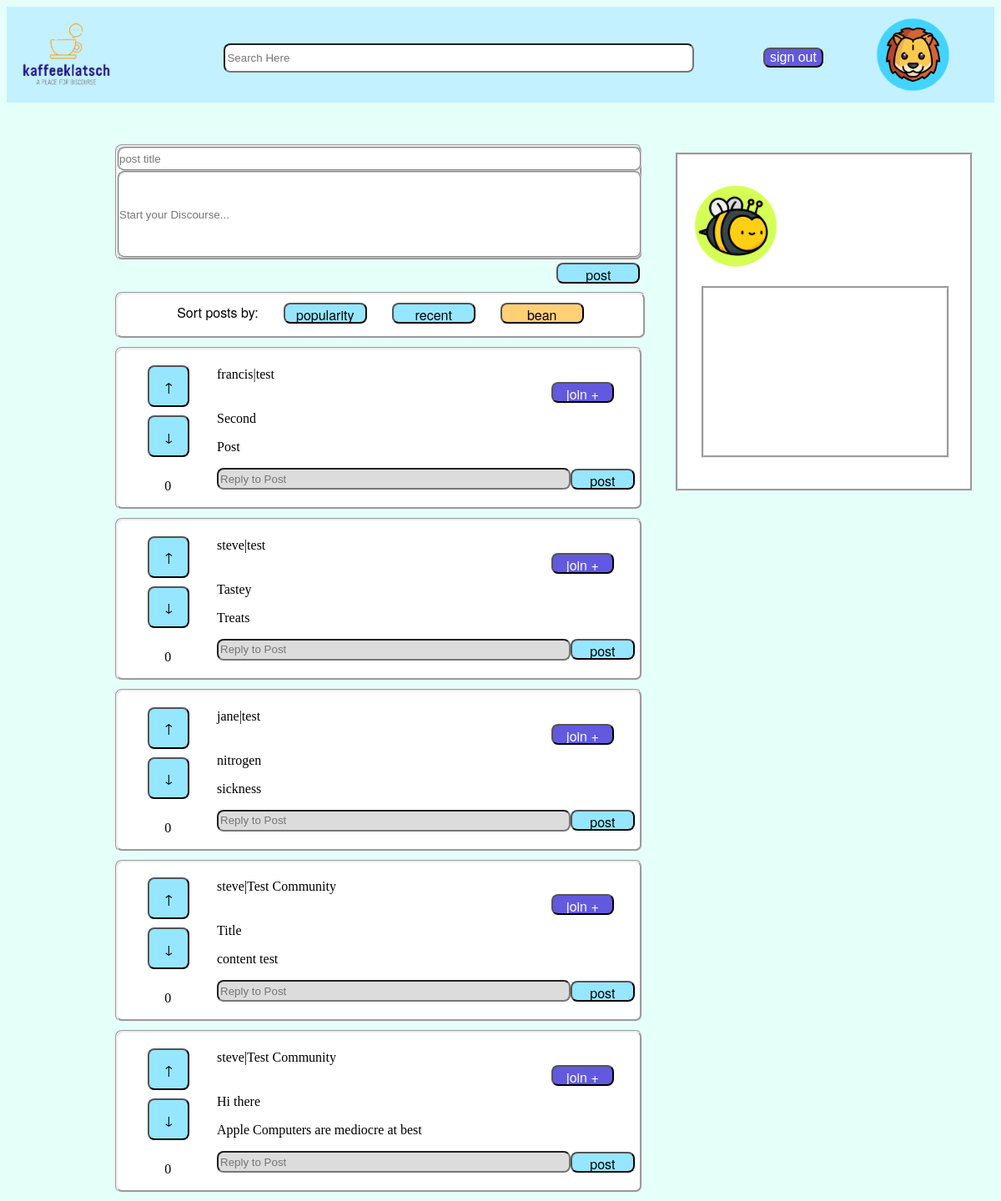
/communityPage (signed in), run on the app's committed database.
### kaffeeklatsch/models/models.py (models this page shows, shortened)
class User(db.Model, UserMixin):
    id = db.Column(db.Integer, nullable=False, primary_key=True, unique=True)
    username = db.Column(db.Text, db.ForeignKey('user_access.username'), nullable=False)
    tagline = db.Column(db.Text, db.ForeignKey('user_access.tagline'), nullable=True)
    date_joined = db.Column(db.Text, nullable=False)
    avatar = db.Column(db.Text, nullable=True)
    first_name = db.Column(db.Text, nullable=True)
    last_name = db.Column(db.Text, nullable=True)
    communities = db.Column(db.Text, nullable=True)
    users_following = db.Column(db.Text, nullable=True)
    tagline = db.Column(db.Text, nullable=True)
    date_joined = db.Column(db.Text, nullable=False)
    summary = db.Column(db.Text, nullable=True)

class Post(db.Model):
    title = db.Column(db.Text, nullable=False)
    content = db.Column(db.Text, nullable=False)
    posting_user = db.Column(db.Text, db.ForeignKey('user_access.username'), nullable=False)
    posted_date = db.Column(db.DateTime, nullable=False)
    community = db.Column(db.Text, nullable=False)
    UUID = db.Column(db.Integer, nullable=False, primary_key=True, unique=True)
    tally = db.Column(db.Integer, nullable=False)
    def __repr__(self):
        return f"""\nPost {self.UUID}:
        \t-author: {self.posting_user}
        \t-posted_date: {self.posted_date}
        \t-content: {self.content}
        \t-community: {self.community}
        """

### kaffeeklatsch/routes.py (the view)
@app.route('/communityPage', methods=['GET', 'POST'])
def communityPage():
  if request.method == 'POST':
    return redirect(url_for('feed'))
  sortPostForm = SortPostForm()
  replyForm = ReplyForm()
  makePostForm = MakePostForm()
  upVoteForm = UpVoteForm()
  upVoteHandler = UpVoteHandler()
  downVoteForm = DownVoteForm()
  downVoteHandler = DownVoteHandler()
  communityInfo = Community.query.filter_by(community_id=7).first()
  posts = Post.query.all()
  print(posts)
  userName = current_user.username
  userInfo = User.query.filter_by(username=userName).first()
  return render_template('community_page.html',
  makePostForm=makePostForm,
  sortPostForm=sortPostForm,
  replyForm=replyForm,
  posts=posts,
  communityInfo=communityInfo,
  upVoteForm=upVoteForm,
  downVoteForm=downVoteForm,
  userInfo=userInfo)

### kaffeeklatsch/forms/SortPostForm.py
class SortPostForm(FlaskForm):
    popularity = SubmitField('popularity')
    recent = SubmitField('recent')
    bean = SubmitField('bean')

### kaffeeklatsch/forms/ReplyForm.py
class ReplyForm(FlaskForm):
    post = SubmitField('post')
    join = SubmitField('join +')
    replyContent = StringField('reply', validators=[DataRequired(), Length(min=1, max=250)], render_kw={"placeholder": "Reply to Post"})

### kaffeeklatsch/models/models.py (called while the page is built)
@login_manager.user_loader
def load_user(username):
    return User.query.get(username)

### kaffeeklatsch/templates/community_page.html
{% extends 'base.html' %}
{% import 'make_post.html' as makePostTemplate %}
{% import 'sort_post.html' as sortPostTemplate %}
{% import 'post_reply.html' as post_reply %}
{% import 'community_profile_pane.html' as communityPaneTemplate %}
{% block addedCSS %}
<link rel="stylesheet" href="{{ url_for('static', filename='css/feed.css') }}" /> {% endblock %}
{% block search %}
<div class="search-container" id="search-container">
    <input id="search-input" type="search" id="form1" class="form-control" placeholder="Search Here"/>
</div>
{% endblock %}
{% block avatar %}
<a href="/profilepage"><img class="avatar" src="{{ url_for('static', filename='assets/imagefiles/Profile/'+ userInfo.avatar) }}" /></a>
<button onclick="document.location='logout'" class="button-style-credential">sign out</button>
{% endblock %}
{% block body %}
<div class="page">
    <body>
        <div class="content-view">
            <div class="post-pane">
                <form method="POST">
                    {{ makePostTemplate.make_post(makePostForm) }}
                    {{ sortPostTemplate.sort_post(sortPostForm) }}
                </form>
                {% for post in posts %}
                    {{ post_reply.post_reply(replyForm, upVoteForm, downVoteForm, post) }}
                {% endfor %}
            </div>
            <div>
                {{ communityPaneTemplate.community_profile_pane(communityInfo) }}
            </div>
    </body>
</div>
{% endblock %}

### kaffeeklatsch/templates/post_reply.html
{% macro post_reply(replyForm, upVoteForm, downVoteForm, postObject) %}
{% import 'post.html' as replyTemplate %}
<div>
    {{ replyTemplate.post(replyForm, upVoteForm, downVoteForm, postObject) }}
</div>
{% endmacro %}

### kaffeeklatsch/templates/post.html (shortened to what this page needs)
{% macro post(replyForm, upVoteForm, downVoteForm, postObject) %}
<link rel="stylesheet" href="{{ url_for('static', filename='css/post.css') }}" />
<div class="post-wrapper">
    <div class="vote-panel">
        <form action="" method="POST">
            {{ upVoteForm.upArrow(class="button-style-b make-button") }}
        </form>
        <form action="" method="POST">
            {{ downVoteForm.downArrow(class="button-style-b make-button") }}
        </form>
        <div class="post-tally">
            <p>{{ postObject.tally }}</p>
        </div>
    </div>
    <div class="post-panel">
        <div class="post-panel__top-line">
            <span class="owner-name">{{ postObject.posting_user }}</span> | <span class="community-content">{{ postObject.community }}</span>
        </div>
        {{ replyForm.join(class="button-style-a post-panel__join-button") }}
        <div class="post-panel__title-line">
            <span class="post-title">{{ postObject.title }}</span>
        </div>
        <div class="post-panel__post-content">
            <p class="post-content">{{ postObject.content }}</p>
        </div>
        <form action="" method="POST">
            <div class="post-panel__reply-line">
                {{ replyForm.replyContent(class="reply-content") }}
                {{ replyForm.post(class="button-style-b make-button") }}
            </div>
        </form>
    </div>
</div>
{% endmacro %}

### kaffeeklatsch/static/css/globalstylesheet.css (style rules this page uses)
body { background-color: #E5FFF9 }
.avatar { height: 100%; float: right; margin-right: 50px; }
.page { margin: 0px; height: 100vh; padding-top: 50px; }
.button-style-credential { border-radius: 8px; background-color: #6259df; font-size: medium; color: white; }
.button-style-a { width: 100px; height: 25px; top: 225px; border-radius: 8px; background-color: #6259df; font-family: "Helvetica Neue", "Arial", sans-serif; font-size: medium; color: white; }
.button-style-b { width: 100px; height: 25px; top: 225px; border-radius: 8px; background-color: #96E6FF; font-family: "Helvetica Neue", "Arial", sans-serif; font-size: medium; color: black; margin-left: 30px; }
.button-style-bean { width: 100px; height: 25px; top: 225px; border-radius: 8px; background-color: #FFD075; font-family: "Helvetica Neue", "Arial", sans-serif; font-size: medium; color: black; margin-left: 30px; }

### kaffeeklatsch/static/css/forms.css (style rules this page uses)
input { margin-bottom: 10px; border-radius: 8px; height: 25px; width: 230px; }

### kaffeeklatsch/static/css/feed.css (style rules this page uses)
.content-view { display: flex; }
.post-pane { display: inline-block; width: 60%; }
#search-container { display: inline-block; text-align: center; width: 60%; height: 80%; padding-top: 10px; }
#search-input { background-color: white; width: 80%; height: 45%; }

### kaffeeklatsch/static/css/sort_post.css (style rules this page uses)
#postContent { left: 10px; }

### kaffeeklatsch/static/css/make_post.css (style rules this page uses)
.make-post-wrapper .post-title { display: block; width: 99.6%; border-style: groove; border-color: lightgrey; margin: 0; padding: 0; }
.make-post-wrapper .post-content { display: block; width: 99.6%; border-style: groove; border-color: lightgrey; margin: 0; padding: 0; height: 100px; }
.make-post-wrapper .make-button { float: right; margin-top: 1%; }

### kaffeeklatsch/static/css/post.css (style rules this page uses)
.post-wrapper { background-color: white; border-style: groove; border-radius: 8px; display: flex; justify-content: center; align-items: center; margin-bottom: 10px; }
.post-wrapper .vote-panel input { width: 50px; height: 50px; }
.post-wrapper .vote-panel { margin-right: 8%; margin-top: 3%; width: 10%; align-content: center; }
.post-wrapper .post-tally { margin-left: 80%; }
.post-wrapper .post-panel { display: inline-block; width: 80%; background-color: white; }
.post-panel .post-panel__reply-line { display: flex; justify-content: center; align-items: center; }
.post-panel .post-panel__join-button { margin-left: 80%; width: 15%; }
.post-wrapper .post-panel #replyContent { width: 500px; margin: auto; }
.post-wrapper .post-panel #post { width: 90px; margin: auto; }
.post-panel__top-line { background-color: white; display: inline-flex; }
#replyContent { width: 80%; height: 20px; top: 470px; left: 150px; background-color: gainsboro; }

### data on the page
User: avatar (picture)
Post: tally "0", posting_user "francis", community "test", title "Second", content "Post"
Post: tally "0", posting_user "steve", community "test", title "Tastey", content "Treats"
Post: tally "0", posting_user "jane", community "test", title "nitrogen", content "sickness"
Post: tally "0", posting_user "steve", community "Test Community", title "Title", content "content test"
Post: tally "0", posting_user "steve", community "Test Community", title "Hi there", content "Apple Computers are mediocre at best"
